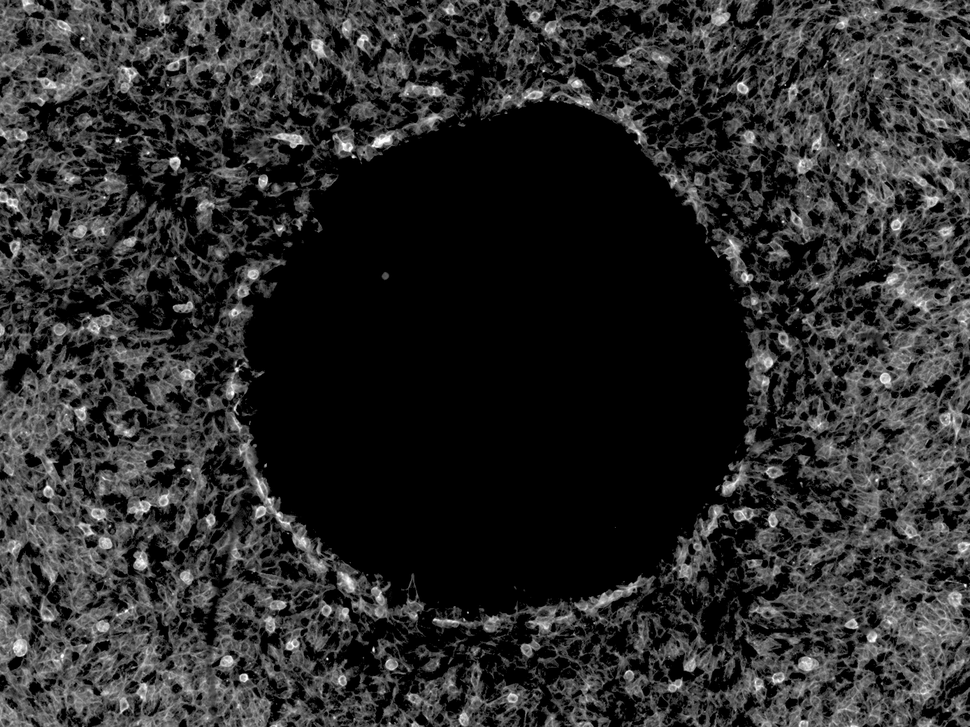
#> input picture analyses/MDA231_stopper_1_c3.tif, 970 x 727 px, shrunk from 1388 x 1040 before the run
$ jupyter execute --allow-errors attempt6.ipynb   (shell and % lines are left out)   (older library calls are emulated)
#> lines starting #> are read from the running program, lines starting #| are printed output that depends on the picture; after the words box and inside, x2 and y2 are one past the last pixel; in counts of white or black regions, pixels touching at a corner belong together
Requirements:
```
Collecting lmfit==0.9.12
Collecting uncertainties>=3.0 (from lmfit==0.9.12)
Collecting scipy>=0.17 (from lmfit==0.9.12)
  Downloading https://files.pythonhosted.org/packages/7f/5f/c48860704092933bf1c4c1574a8de1ffd16bf4fde8bab190d747598844b2/scipy-1.2.1-cp36-cp36m-manylinux1_x86_64.whl (24.8MB)
    100% |████████████████████████████████| 24.8MB 236kB/s eta 0:00:01    68% |██████████████████████          | 17.0MB 41.9MB/s eta 0:00:01
Collecting six>1.10 (from lmfit==0.9.12)
  Downloading https://files.pythonhosted.org/packages/73/fb/00a976f728d0d1fecfe898238ce23f502a721c0ac0ecfedb80e0d88c64e9/six-1.12.0-py2.py3-none-any.whl
Collecting asteval>=0.9.12 (from lmfit==0.9.12)
Collecting numpy>=1.10 (from lmfit==0.9.12)
  Downloading https://files.pythonhosted.org/packages/35/d5/4f8410ac303e690144f0a0603c4b8fd3b986feb2749c435f7cdbb288f17e/numpy-1.16.2-cp36-cp36m-manylinux1_x86_64.whl (17.3MB)
    100% |████████████████████████████████| 17.3MB 247kB/s eta 0:00:01
Installing collected packages: uncertainties, numpy, scipy, six, asteval, lmfit
  Found existing installation: numpy 1.14.0
    Uninstalling numpy-1.14.0:
      Successfully uninstalled numpy-1.14.0
  The scripts f2py, f2py3 and f2py3.6 are installed in '/home/jovyan/.local/bin' which is not on PATH.
  Consider adding this directory to PATH or, if you prefer to suppress this warning, use --no-warn-script-location.
  Found existing installation: scipy 1.0.0
    Uninstalling scipy-1.0.0:
      Successfully uninstalled scipy-1.0.0
  Found existing installation: lmfit 0.9.12
    Uninstalling lmfit-0.9.12:
      Successfully uninstalled lmfit-0.9.12
Successfully installed asteval-0.9.13 lmfit-0.9.12 numpy-1.16.2 scipy-1.2.1 six-1.12.0 uncertainties-3.0.3
```
also:
```
opencv-python                     4.0.0.21
```

[cell 1]
from lmfit import Minimizer, Parameters, report_fit

[cell 2]
# Requires GenePattern Notebook: pip install genepattern-notebook
import gp
import genepattern

# Username and password removed for security reasons.
genepattern.display(genepattern.session.register("https://cloud.genepattern.org/gp", "", ""))
#> (this line was passed over: genepattern is not available in this run)

## GCA

[cell 3]
from operator import itemgetter
import numpy as np

# [154 lines left out: functions enforce_bounds, RandomParameters, GenerationFitness, crossover, mutate, genetic_algorithm, not called in this run]

##  Create Cells Mask

#Callibate mask

[cell 4]
# Mostly from here: https://www.learnopencv.com/filling-holes-in-an-image-using-opencv-python-c/
import cv2
import numpy as np
from skimage import draw
from skimage import io


# Read image
im_in = cv2.imread("analyses/MDA231_stopper_1_c3.tif", cv2.IMREAD_GRAYSCALE);
#> im_in is the input picture: shape (727, 970); min 0, max 255, mean 43.8

# Threshold.
# Set values equal to or above 20 to 0.
# Set values below 20 to 255.

th, im_th = cv2.threshold(im_in, 20, 255, cv2.THRESH_BINARY_INV);
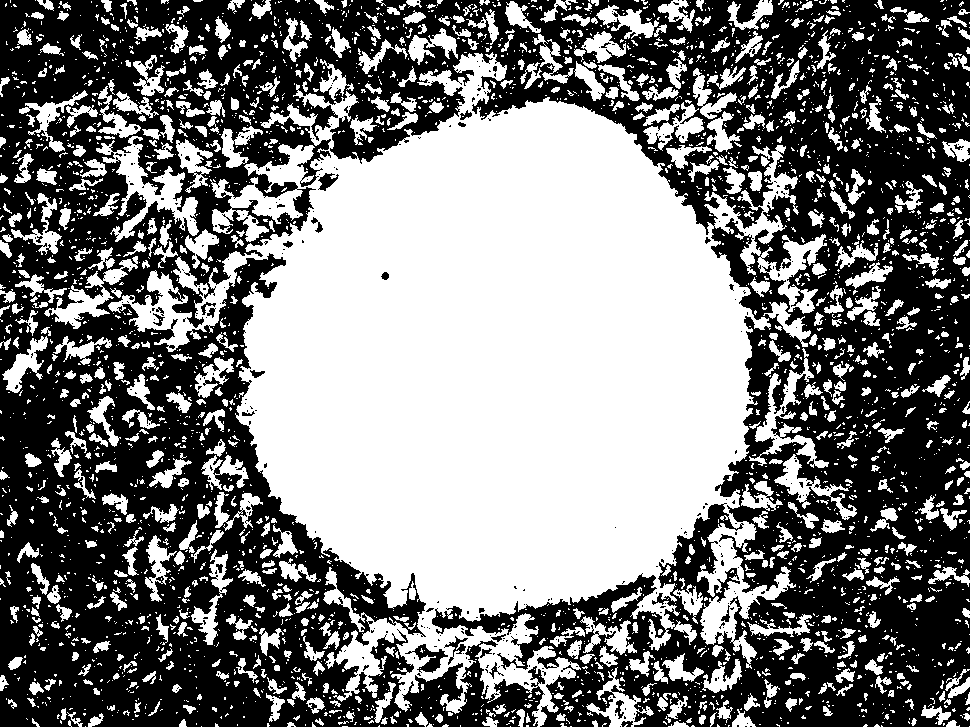
#> im_th: shape (727, 970); 48.5% white; 3345 white regions (2526 under 20 px), largest, box (x1, y1, x2, y2) and area: (108, 52, 799, 727) 233782, (96, 136, 199, 242) 3242, (749, 348, 829, 468) 2116

# Copy the thresholded image.
im_floodfill = im_th.copy()

# Mask used to flood filling.
# Notice the size needs to be 2 pixels than the image.
h, w = im_th.shape[:2]
mask = np.zeros((h+2, w+2), np.uint8)

# Floodfill from point (0, 0)
cv2.floodFill(im_floodfill, mask, (0,0), 255);
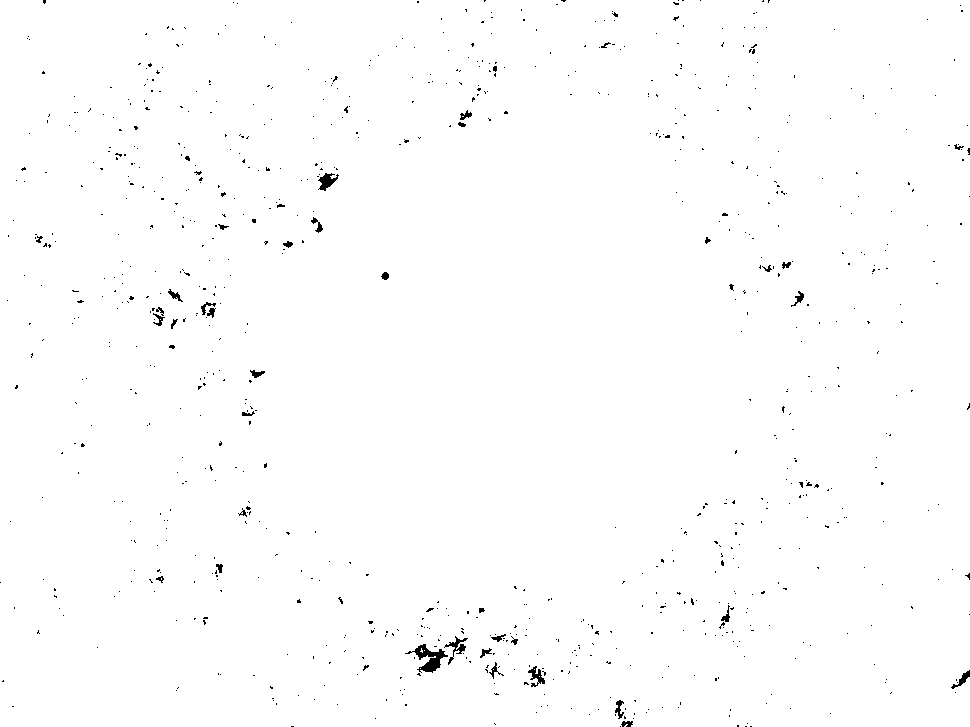
#> im_floodfill: shape (727, 970); 99.3% white; black in thin lines or dots

# Invert floodfilled image
im_floodfill_inv = cv2.bitwise_not(im_floodfill)
#> im_floodfill_inv: shape (727, 970); 0.7% white in thin lines or dots

# Combine the two images to get the foreground.
im_out = im_th | im_floodfill_inv
#> im_out: shape (727, 970); 49.2% white; 3335 white regions (2513 under 20 px), largest, box (x1, y1, x2, y2) and area: (108, 52, 799, 727) 236692, (96, 136, 199, 242) 3311, (749, 348, 829, 468) 2140
io.imsave(fname='temp_output.png', arr=im_out)

# im_out_inv = cv2.bitwise_not(im_out)


# dilate the mask:
k_size = 2
k_half = k_size/2
kernel = np.ones((k_size,k_size),np.uint8)
coords = draw.circle(k_half, k_half, k_half, shape=im_th.shape)
kernel[coords] = 1
erosion = cv2.erode(im_out,kernel,iterations = 1)
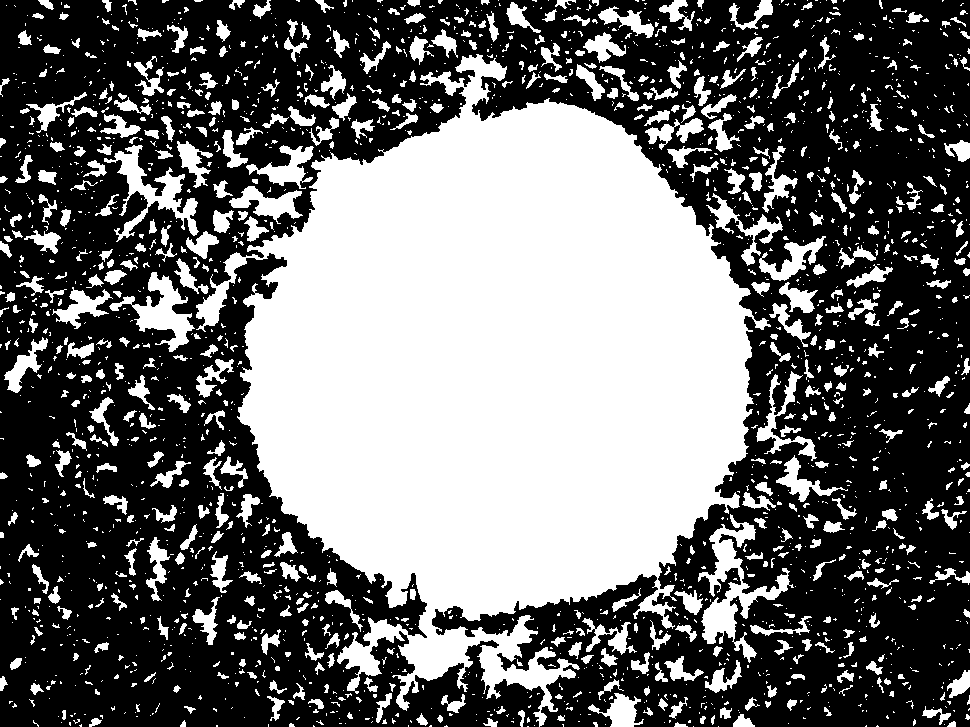
#> erosion: shape (727, 970); 42.4% white; 2247 white regions (1626 under 20 px), largest, box (x1, y1, x2, y2) and area: (196, 54, 771, 727) 213908, (698, 514, 794, 663) 3914, (104, 145, 199, 242) 2561
dilation = cv2.dilate(cv2.bitwise_not(erosion),kernel,iterations = 1)
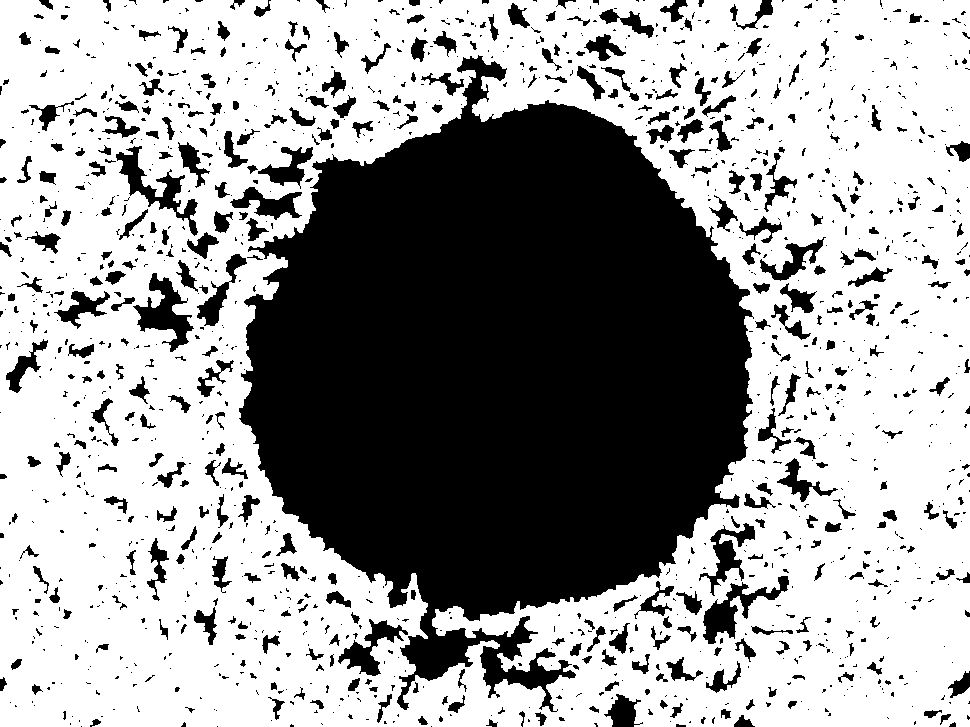
#> dilation: shape (727, 970); 62.2% white; 1432 black regions (982 under 20 px), largest, box (x1, y1, x2, y2) and area: (239, 55, 754, 712) 206723, (133, 273, 194, 352) 1897, (116, 146, 198, 236) 1810
# cells_mask = cv2.bitwise_not(dilation)
cells_mask = dilation/255


io.imshow(cells_mask)
print("Note that a value of ~1 means that pixel belongs to the mask and it is rendered as white.")
print("A value of 0 means it deos not belong the mask and it is rendered as black.")
# io.imsave(fname='mask.png', arr=dilation)

## cost functions

### optimize

[cell 5]
from skimage import io, color, measure, draw, img_as_bool
import numpy as np
from scipy import optimize
import matplotlib.pyplot as plt

[cell 6]
filename = 'analyses/MDA231_stopper_1_c3.tif'
image = io.imread(filename,as_grey=True)
im2 = image>0.2
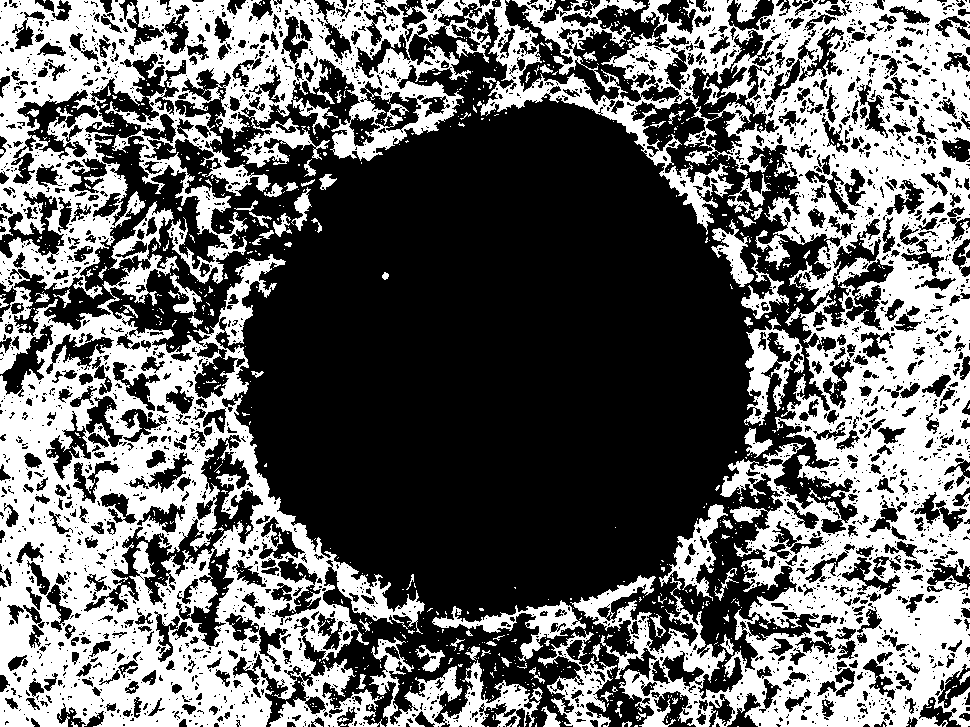
#> im2: shape (727, 970) bool; 41.4% white; 1083 white regions (991 under 20 px), largest, box (x1, y1, x2, y2) and area: (0, 0, 970, 727) 264430, (369, 637, 543, 727) 4997, (744, 317, 804, 426) 2532
im2 = im2.astype(int)

[cell 7]
maxy, maxx = image.shape
minx, miny = (0,0)
maxr = min(maxx,maxy)/2

[cell 8]
x0 = im2.shape[1]/2
y0 = im2.shape[0]/2
r0 = im2.shape[1]/3

[cell 9]
image_gray = io.imread(filename,as_gray=True)
coords = draw.circle(y0, x0, r0, shape=image_gray.shape)
coords

[cell 10]
# image_gray[]

[cell 11]
@genepattern.build_ui
def cost(params):
    maxy, maxx = im2.shape
    maxr = min(maxx,maxy)/2
    area = maxy*maxx

    x0= params[0]
    y0 = params[1]
    r0 = params[2]

    coords = draw.circle(y0, x0, r0, shape=im2.shape)
    template = np.zeros_like(im2) #set all values to be zero
    template[coords] = 1

    mask_size = np.sum(template)
    cell_pixels_covered_by_mask = np.sum(template&im2)
#> cell_pixels_covered_by_mask = 0
    penalty_harshness = 10

    score = mask_size - penalty_harshness*cell_pixels_covered_by_mask
#> score = 0
    score = score/area

    return -score

# [22 lines left out: function cost_obj, not called in this run]

[cell 12]
import matplotlib.pyplot as plt

x = [i for i in np.arange(0,1000,50)]
y = [cost([x0,y0,i]) for i in x]
#> y = [0, -0.0111, -0.0445, -0.0997, -0.178, -0.222, 0.157, 0.667, 1.32, 2, 2.65, 3.03, 3.14, 3.14, 3.14, 3.14, 3.14, 3.14, 3.14, 3.14]
#> `[cell 12] import matplotlib.pyplot as plt  x = [i for i in np.arange(0..`:
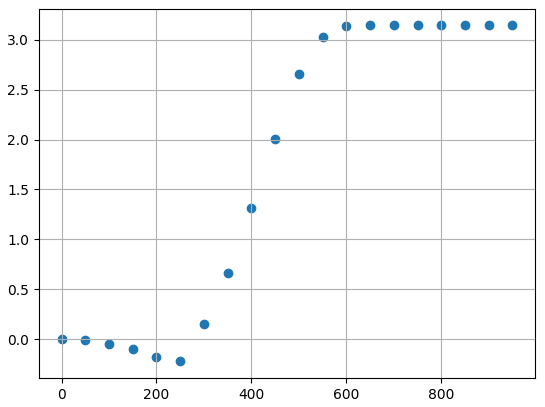
#> figure drawn by matplotlib, 1 panel
# plt.gcf().set_size_inches(16,9)
plt.scatter(x,y)
# plt.gca().set_xticks(x)
plt.grid(True)

# [12 lines of commented-out code are left out]

[cell 13]
import matplotlib.pyplot as plt

x = [i for i in np.arange(0,1000,50)]
y = [cost([x0,y0,i]) for i in x]
# plt.gcf().set_size_inches(16,9)
plt.scatter(x,y)
# plt.gca().set_xticks(x)
plt.grid(True)

x_opt = x0
y_opt = y0
r_opt = 300
print([x_opt,y_opt,r_opt])
#| [485.0, 363.5, 300]
f, ax = plt.subplots()
circle = plt.Circle((x_opt, y_opt), r_opt, alpha = 0.5)
ax.imshow(im2, cmap='gray', interpolation='nearest')
ax.add_artist(circle)
print('############')
#> (the rest of this cell did not finish here and is left out)

[cell 14]
from lmfit import Minimizer, Parameters, report_fit

#> (a cell that did not finish here is left out)

#> (a cell that did not finish here is left out)

[cell 17]
method = 'None'
#> (the rest of this cell did not finish here and is left out)

#> (a cell that did not finish here is left out)

----

## Begin test 2019-03-18

[cell 19]
maxy, maxx = im2.shape
minx, miny = (0,0)
maxr = min(maxx,maxy)/2

x0 = im2.shape[1]/2
y0 = im2.shape[0]/2
r0 = min(im2.shape[1],im2.shape[0])/4

#
xmid = im2.shape[1]/2
ymid = im2.shape[0]/2
rmid = min(xmid,ymid)


# create a set of Parameters
#> (the rest of this cell did not finish here and is left out)

[cell 20]
xmid-x0/4

[cell 21]
r0

[cell 22]
rmid-r0/2

[cell 23]
maxr

[cell 24]
rmid+r0/2

$ run again, with analyses/MDA231_stopper_1_c1.tif copied over analyses/MDA231_stopper_1_c3.tif
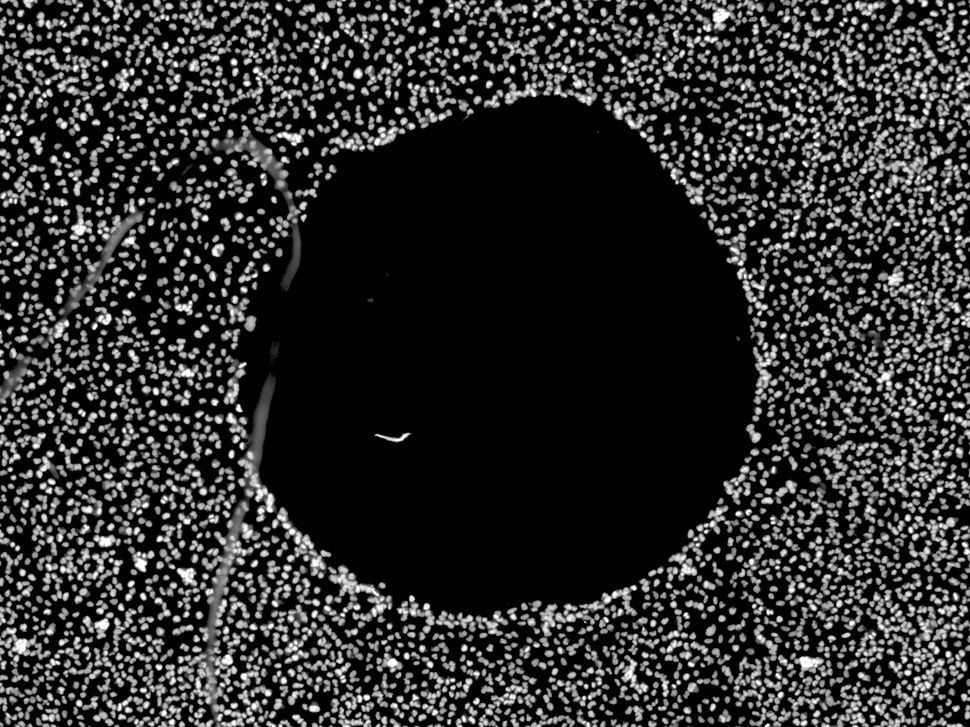
#> input picture analyses/MDA231_stopper_1_c1.tif, 970 x 727 px, shrunk from 1388 x 1040 before the run
#> im_in is the input picture: shape (727, 970); min 0, max 255, mean 46.2
#> `th, im_th = cv2.threshold(im_in, 20, 255, cv2.THRESH_BINARY_INV);`:
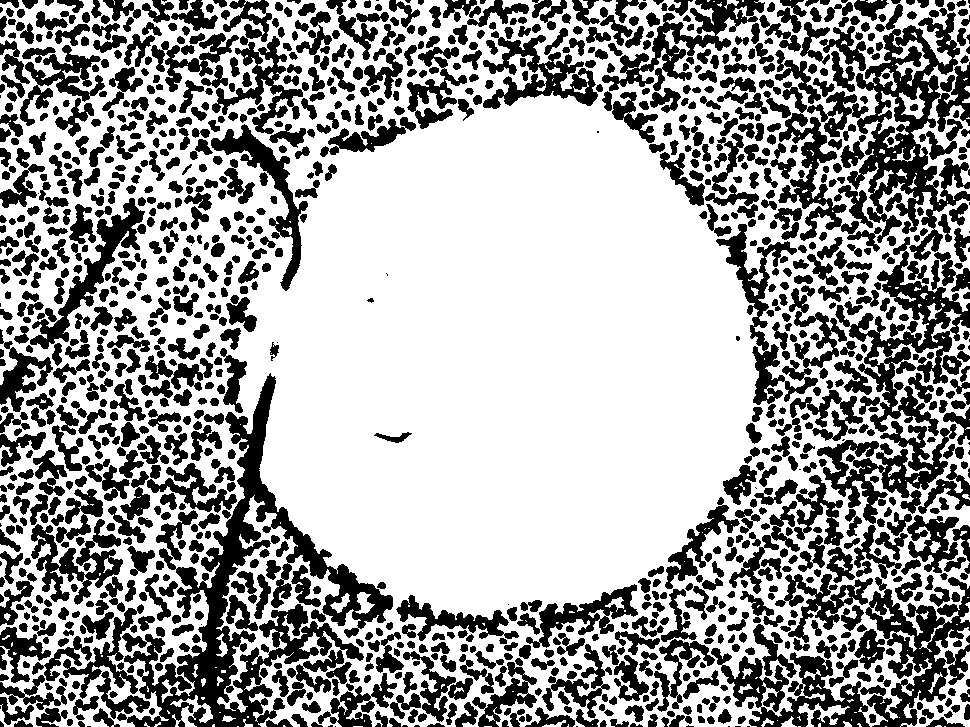
#> im_th: shape (727, 970); 63.4% white; 1156 black regions (51 under 20 px), largest, box (x1, y1, x2, y2) and area: (117, 373, 393, 727) 23279, (778, 8, 970, 261) 16331, (835, 237, 970, 436) 7407
#> im_out: shape (727, 970); 100% white; 1 black region, box (x1, y1, x2, y2) and area: (0, 0, 19, 8) 83
#> erosion: shape (727, 970); 100% white; 1 black region, box (x1, y1, x2, y2) and area: (0, 0, 20, 9) 113
#> dilation: shape (727, 970); 0.02% white; 1 white region, box (x1, y1, x2, y2) and area: (0, 0, 21, 10) 145
#> cell_pixels_covered_by_mask = 0
#> y = [0, -0.0111, -0.0445, -0.098, -0.176, -0.224, 0.113, 0.556, 1.02, 1.47, 1.87, 2.08, 2.15, 2.15, 2.15, 2.15, 2.15, 2.15, 2.15, 2.15]
#> `[cell 12] import matplotlib.pyplot as plt  x = [i for i in np.arange(0..`:
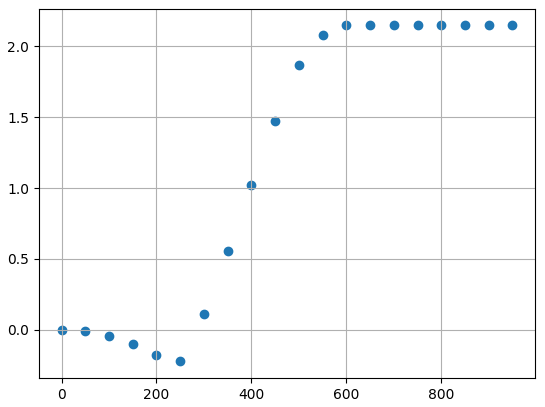
#> figure drawn by matplotlib, 1 panel
#| [485.0, 363.5, 300]
